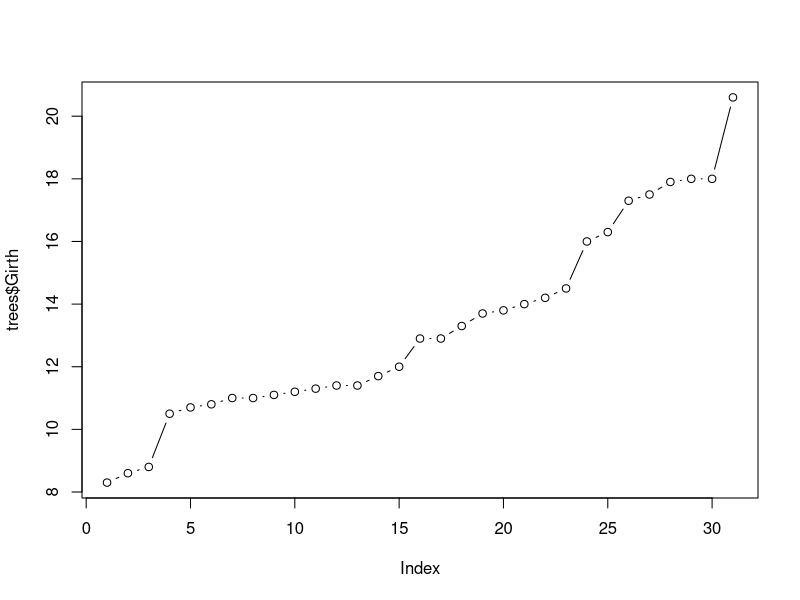
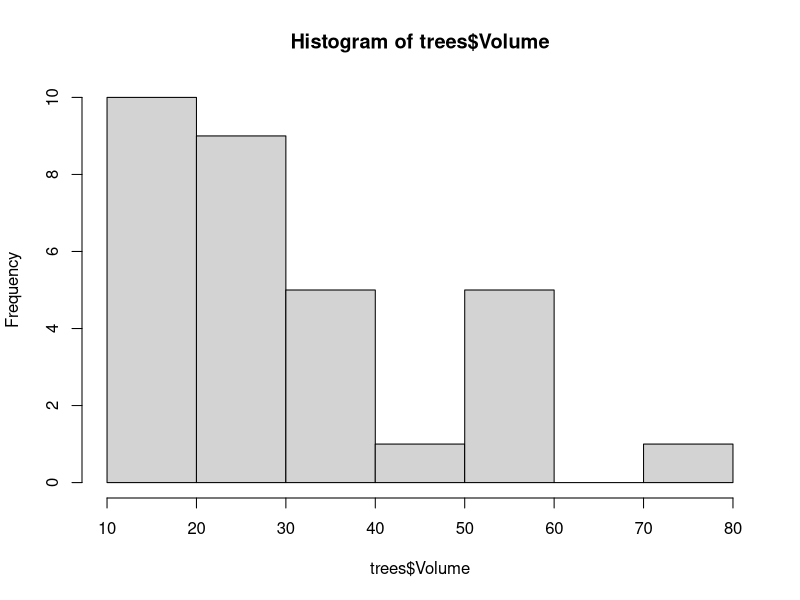
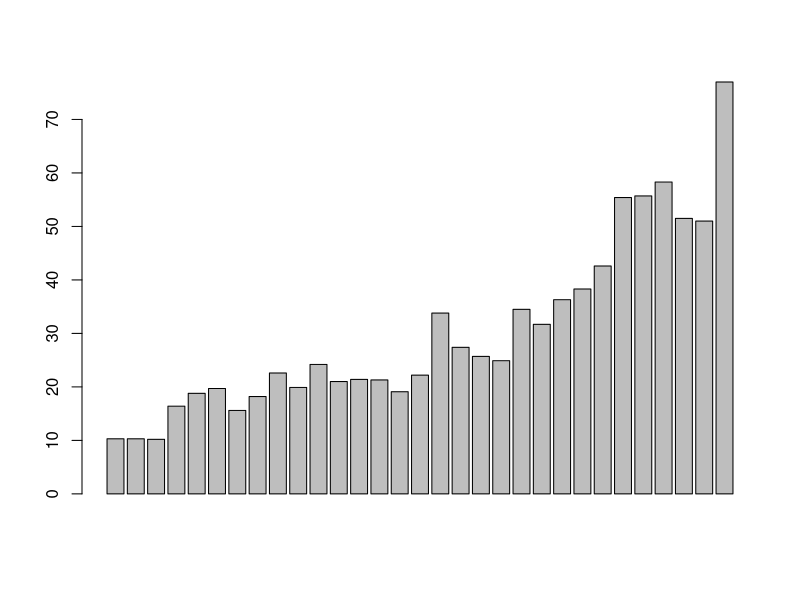
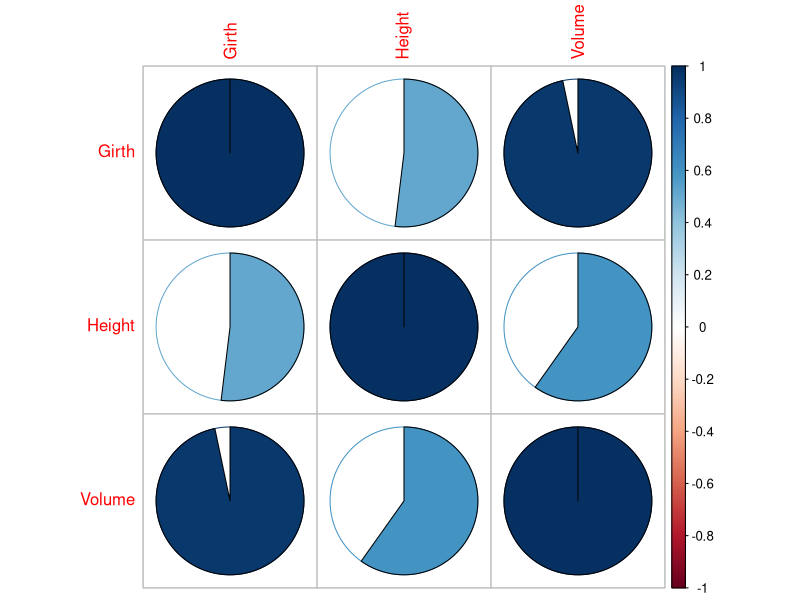
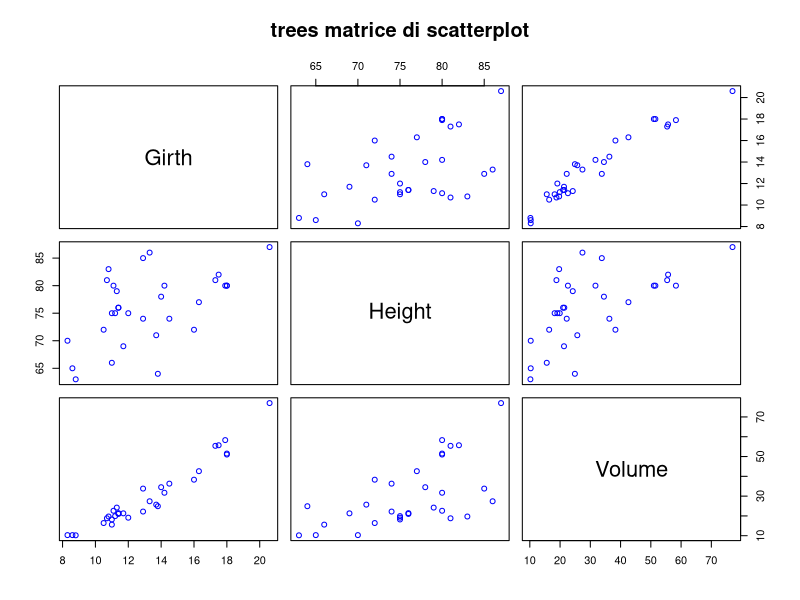
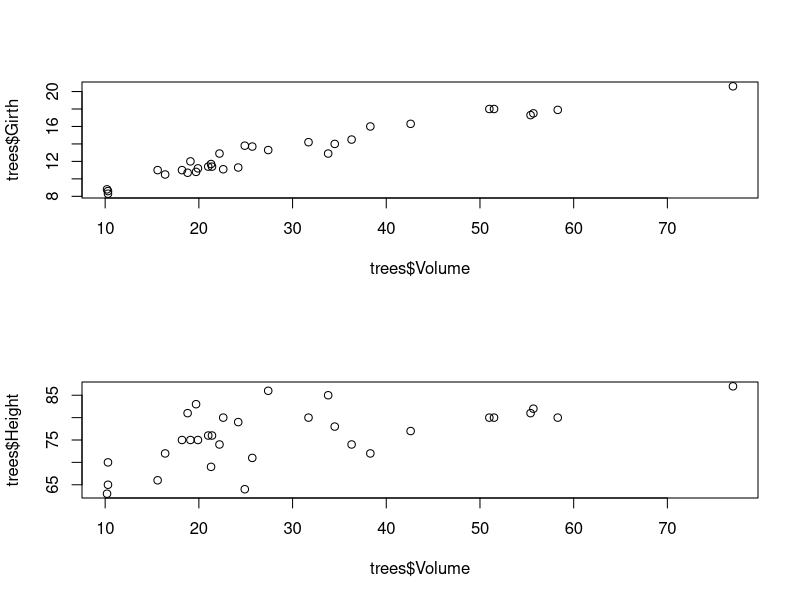
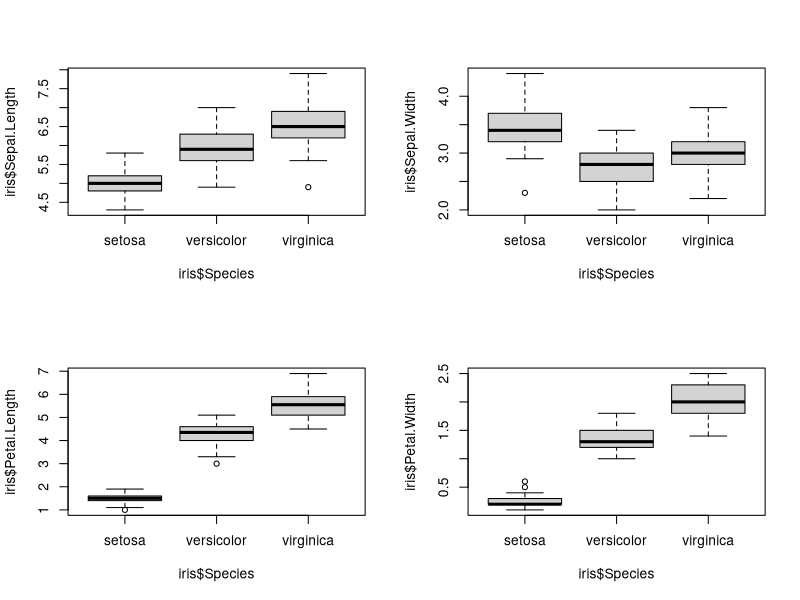
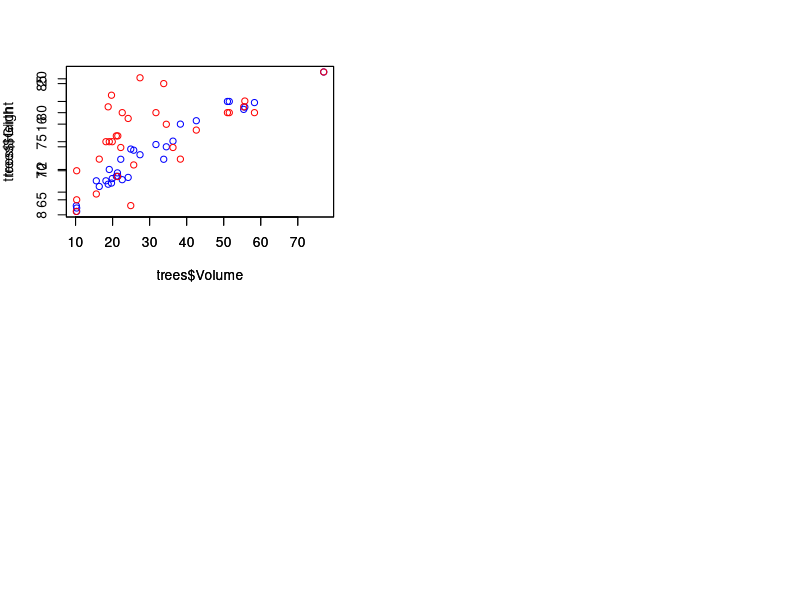

Write R code to recreate these figures, in order.
# la funzione dim() ci rivela che abbiamo 31 casi e 3 variabili
dim(trees)

# la funzione str() ci rivela che abbiamo 31 osservazioni e tre variabili, tutte numeriche
str(trees)

# la funzione summary() ci restituisce valori minimi, massimi, media, mediana e quantili
summary(trees)

# le funzioni nrow() e ncol() ci restituiscono il numero di righe e di colonne rispettivamente
nrow(trees)

ncol(trees)

# la funzione names() ci restituisce i nomi delle variabili
names(trees)

# la funzione class() ci restituisce il tipo di oggetto
class(trees)


# le funzioni head() e tail() ci mostrano i primi e gli ultimi casi di una distribuzione
head(trees, 10)

tail(trees, 2)

# funzioni per la creazione di grafici
plot(trees$Girth, type = "b")

hist(trees$Volume)

barplot(trees$Volume)


# correlazione
cor(trees)

install.packages("corrplot")
library(corrplot)

# salviamo la correlazione in un oggetto a parte e la utilizziamo per creare una matrice di correlazione con la funzione corrplot()
corr <- cor(trees)
corrplot(corr, method = "pie")

pairs(trees, main = "trees matrice di scatterplot", col = "blue")

# in questo modo possiamo mettere a confronto più grafici
par(mfrow = c(2,1))
plot(trees$Girth ~ trees$Volume)
plot(trees$Height ~ trees$Volume)

par(mfrow = c(2,2))
plot(iris$Sepal.Length ~ iris$Species)
plot(iris$Sepal.Width ~ iris$Species)
plot(iris$Petal.Length ~ iris$Species)
plot(iris$Petal.Width ~ iris$Species)

# sovrapporre due serie di dati
par(mar = c(5,4,4,4))
plot(trees$Girth ~ trees$Volume, col = 'blue')
par(new = T)
plot(trees$Height ~ trees$Volume, col = 'red')

